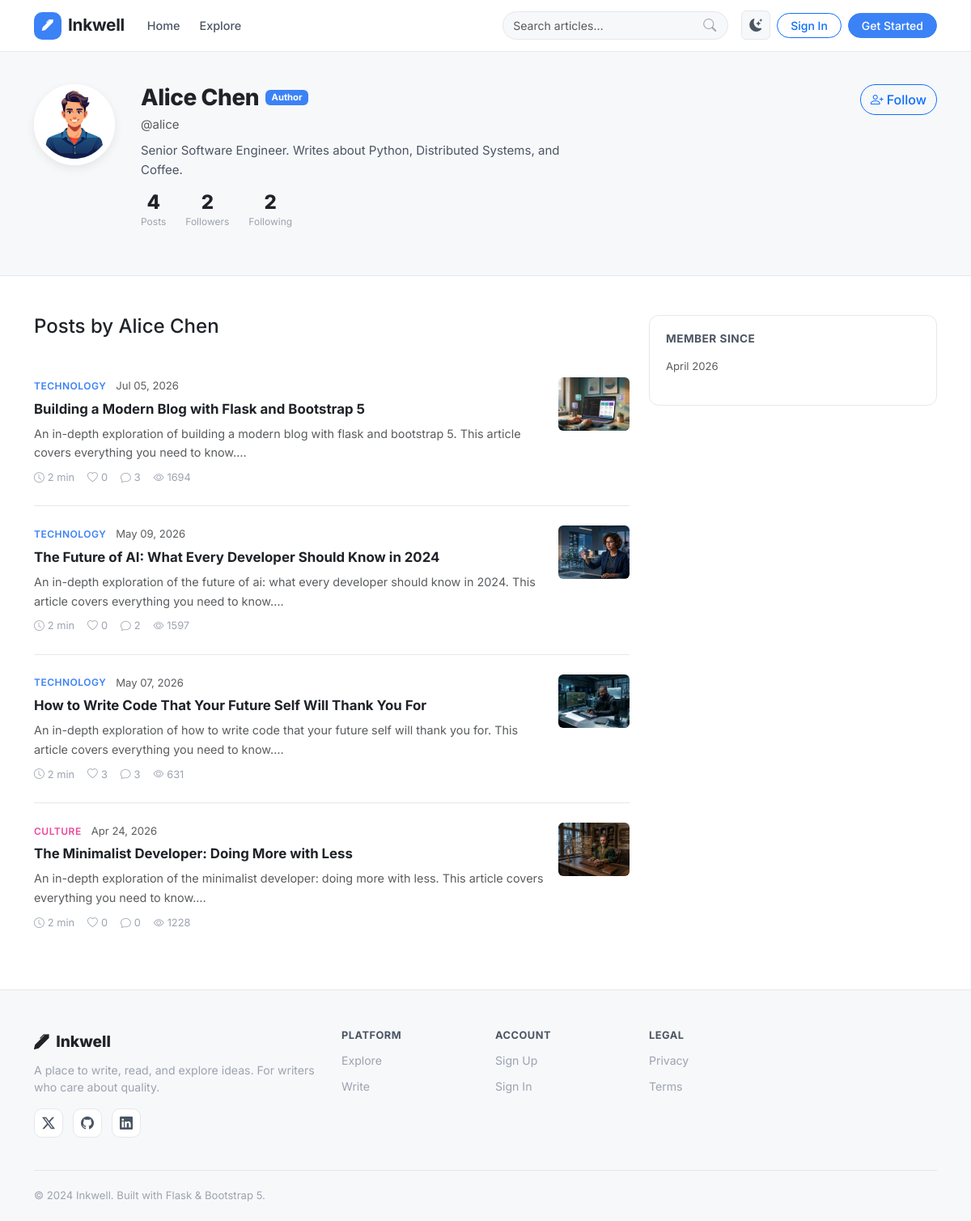
The page /users/alice on the database its author committed.
### app/models/user.py (models this page shows, shortened)
class User(db.Model):
    __tablename__ = "users"
    id = db.Column(db.Integer, primary_key=True)
    username = db.Column(db.String(64), unique=True, nullable=False, index=True)
    email = db.Column(db.String(120), unique=True, nullable=False, index=True)
    password_hash = db.Column(db.String(256), nullable=False)
    display_name = db.Column(db.String(100))
    bio = db.Column(db.Text)
    avatar_url = db.Column(db.String(255), default="default_avatar.png")
    website = db.Column(db.String(255))
    twitter = db.Column(db.String(100))
    github = db.Column(db.String(100))
    linkedin = db.Column(db.String(100))
    role = db.Column(db.String(20), default="user")  # user | author | admin
    is_active = db.Column(db.Boolean, default=True)
    is_email_verified = db.Column(db.Boolean, default=False)
    created_at = db.Column(db.DateTime, default=datetime.utcnow)
    updated_at = db.Column(db.DateTime, default=datetime.utcnow, onupdate=datetime.utcnow)
    last_seen = db.Column(db.DateTime)
    posts = db.relationship("Post", backref="author", lazy="dynamic", cascade="all, delete-orphan")
    comments = db.relationship("Comment", backref="author", lazy="dynamic", cascade="all, delete-orphan")
    likes = db.relationship("Like", backref="user", lazy="dynamic", cascade="all, delete-orphan")
    bookmarks = db.relationship("Bookmark", backref="user", lazy="dynamic", cascade="all, delete-orphan")
    notifications = db.relationship("Notification", backref="recipient", lazy="dynamic",
                                    foreign_keys="Notification.user_id", cascade="all, delete-orphan")
    followed = db.relationship(
        "User",
        secondary=followers_table,
        primaryjoin=(followers_table.c.follower_id == id),
        secondaryjoin=(followers_table.c.followed_id == id),
        backref=db.backref("followers", lazy="dynamic"),
        lazy="dynamic",
    )
    @property
    def follower_count(self) -> int:
        return self.followers.count()
    @property
    def following_count(self) -> int:
        return self.followed.count()
    @property
    def post_count(self) -> int:
        return self.posts.filter_by(status="published").count()

### app/models/post.py (models this page shows, shortened)
class Post(db.Model):
    __tablename__ = "posts"
    id = db.Column(db.Integer, primary_key=True)
    title = db.Column(db.String(255), nullable=False)
    slug = db.Column(db.String(300), unique=True, nullable=False, index=True)
    excerpt = db.Column(db.String(500))
    content = db.Column(db.Text, nullable=False)
    cover_image = db.Column(db.String(255))
    status = db.Column(db.String(20), default="draft")  # draft | published | flagged
    is_featured = db.Column(db.Boolean, default=False)
    view_count = db.Column(db.Integer, default=0)
    reading_time = db.Column(db.Integer, default=1)  # minutes
    author_id = db.Column(db.Integer, db.ForeignKey("users.id"), nullable=False)
    category_id = db.Column(db.Integer, db.ForeignKey("categories.id"))
    created_at = db.Column(db.DateTime, default=datetime.utcnow)
    updated_at = db.Column(db.DateTime, default=datetime.utcnow, onupdate=datetime.utcnow)
    published_at = db.Column(db.DateTime)
    comments = db.relationship("Comment", backref="post", lazy="dynamic",
                                cascade="all, delete-orphan")
    bookmarks = db.relationship("Bookmark", backref="post", lazy="dynamic",
                                 cascade="all, delete-orphan")
    tags = db.relationship("Tag", secondary=post_tags, backref=db.backref("posts", lazy="dynamic"))
    @property
    def like_count(self):
        from .like import Like
        return Like.query.filter_by(target_type="post", target_id=self.id).count()
    @property
    def comment_count(self):
        return self.comments.filter_by(parent_id=None).count()

### app/models/category.py (models this page shows, shortened)
class Category(db.Model):
    __tablename__ = "categories"
    id = db.Column(db.Integer, primary_key=True)
    name = db.Column(db.String(80), unique=True, nullable=False)
    slug = db.Column(db.String(100), unique=True, nullable=False)
    description = db.Column(db.String(255))
    color = db.Column(db.String(7), default="#3b82d4")
    icon = db.Column(db.String(50), default="bi-journal")
    posts = db.relationship("Post", backref="category", lazy="dynamic")

### app/blueprints/users/__init__.py (the view)
@users_bp.route("/<username>")
def profile(username):
    user = User.query.filter_by(username=username).first_or_404()
    current_user = get_current_user()
    page = request.args.get("page", 1, type=int)
    posts = user.posts.filter_by(status="published").order_by(Post.published_at.desc()).paginate(
        page=page, per_page=10, error_out=False
    )
    is_following = current_user.is_following(user) if current_user and current_user.id != user.id else False
    return render_template("users/profile.html", profile_user=user, posts=posts,
                           is_following=is_following, current_user=current_user)

### app/blueprints/users/__init__.py (called while the page is built)
def get_current_user():
    uid = session.get("user_id")
    return User.query.get(uid) if uid else None

### app/templates/users/profile.html (shortened to what this page needs)
{% extends "base.html" %}
{% block content %}
<div class="profile-header-bg">
  <div class="container">
    <div class="profile-header" data-aos="fade-up">
      <div class="profile-avatar-wrap">
        <img src="{{ url_for('static', filename=profile_user.avatar_url) }}" alt="{{ profile_user.username }}"
             class="profile-avatar rounded-circle" onerror="this.src='/static/images/default_avatar.png'">
      </div>
      <div class="profile-info">
        <div class="d-flex align-items-center flex-wrap gap-2 mb-1">
          <h1 class="profile-name mb-0">{{ profile_user.display_name or profile_user.username }}</h1>
          {% if profile_user.role == 'admin' %}
          <span class="badge bg-danger">Admin</span>
          {% elif profile_user.role == 'author' %}
          <span class="badge bg-primary">Author</span>
          {% endif %}
        </div>
        <p class="profile-username text-muted mb-2">@{{ profile_user.username }}</p>
        {% if profile_user.bio %}
        <p class="profile-bio mb-3">{{ profile_user.bio }}</p>
        {% endif %}
        <div class="profile-stats d-flex gap-4 mb-3">
          <div class="profile-stat">
            <span class="stat-num">{{ profile_user.post_count }}</span>
            <span class="stat-label">Posts</span>
          </div>
          <div class="profile-stat">
            <span class="stat-num">{{ profile_user.follower_count }}</span>
            <span class="stat-label">Followers</span>
          </div>
          <div class="profile-stat">
            <span class="stat-num">{{ profile_user.following_count }}</span>
            <span class="stat-label">Following</span>
          </div>
        </div>
      </div>
      <div class="profile-actions ms-auto d-flex flex-column gap-2">
        {% if current_user %}
          {% if current_user.id == profile_user.id %}
          <a href="{{ url_for('users.edit_profile') }}" class="btn btn-outline-secondary rounded-pill">
            <i class="bi bi-pencil me-1"></i>Edit Profile
          </a>
          {% else %}
          <form method="POST" action="{{ url_for('users.follow', username=profile_user.username) }}">
            <button type="submit" class="btn {% if is_following %}btn-primary{% else %}btn-outline-primary{% endif %} rounded-pill w-100">
              {% if is_following %}<i class="bi bi-person-check me-1"></i>Following{% else %}<i class="bi bi-person-plus me-1"></i>Follow{% endif %}
            </button>
          </form>
          {% endif %}
        {% else %}
        <a href="{{ url_for('auth.login') }}" class="btn btn-outline-primary rounded-pill">
          <i class="bi bi-person-plus me-1"></i>Follow
        </a>
        {% endif %}
      </div>
    </div>
  </div>
</div>
<div class="container py-5">
  <div class="row">
    <div class="col-lg-8">
      <h4 class="mb-4">
        {% if current_user and current_user.id == profile_user.id %}My Posts{% else %}Posts by {{ profile_user.display_name or profile_user.username }}{% endif %}
      </h4>
      {% if posts.items %}
      {% for post in posts.items %}
      <article class="post-list-item" data-aos="fade-up">
        <div class="row g-3 align-items-start">
          <div class="col">
            <div class="post-list-meta-top mb-1">
              {% if post.category %}
              <a href="{{ url_for('posts.index', category=post.category.slug) }}" class="post-category-badge" style="color: {{ post.category.color }}">{{ post.category.name }}</a>
              {% endif %}
              <span class="text-muted small">{{ post.published_at.strftime('%b %d, %Y') if post.published_at else 'Draft' }}</span>
            </div>
            <h5><a href="{{ url_for('posts.detail', slug=post.slug) }}" class="post-list-title">{{ post.title }}</a></h5>
            <p class="post-list-excerpt text-muted">{{ post.excerpt or (post.content|striptags)[:120] }}…</p>
            <div class="post-list-stats">
              <span><i class="bi bi-clock me-1"></i>{{ post.reading_time }} min</span>
              <span><i class="bi bi-heart me-1"></i>{{ post.like_count }}</span>
              <span><i class="bi bi-chat me-1"></i>{{ post.comment_count }}</span>
              <span><i class="bi bi-eye me-1"></i>{{ post.view_count }}</span>
            </div>
          </div>
          {% if post.cover_image %}
          <div class="col-auto">
            <img src="{{ url_for('static', filename=post.cover_image) }}" alt="{{ post.title }}"
                 class="post-list-thumb rounded-2" loading="lazy" onerror="this.style.display='none'">
          </div>
          {% endif %}
        </div>
      </article>
      {% endfor %}
      {% endif %}
    </div>
    <aside class="col-lg-4">
      <div class="sidebar-card" data-aos="fade-left">
        <h6 class="sidebar-card-title mb-3">Member since</h6>
        <p class="text-muted small">{{ profile_user.created_at.strftime('%B %Y') if profile_user.created_at else 'N/A' }}</p>
      </div>
    </aside>
  </div>
</div>
{% endblock %}

### app/static/css/main.css (style rules this page uses)
:root { --ink-bg: #ffffff; --ink-surface: #f7f8fa; --ink-surface-2: #f0f2f5; --ink-border: #e5e7eb; --ink-border-2: #d1d5db; --ink-text: #1f2328; --ink-text-secondary: #4b5563; --ink-muted: #9ca3af; --ink-primary: #3b82f6; --ink-primary-dark: #2563eb; --ink-primary-light: rgba(59,130,246,.1); --ink-accent: #7c3aed; --ink-danger: #ef4444; --ink-success: #10b981; --ink-warning: #f59e0b; --ink-shadow-sm: 0 1px 3px rgba(0,0,0,.06), 0 1px 2px rgba(0,0,0,.04); --ink-shadow: 0 4px 12px rgba(0,0,0,.08); --ink-shadow-lg: 0 10px 40px rgba(0,0,0,.12); --ink-radius: 12px; --ink-radius-sm: 8px; --ink-radius-xs: 6px; --ink-transition: 0.2s ease; --ink-font-body: 'Inter', -apple-system, 'Segoe UI', system-ui, sans-serif; --ink-font-reading: 'Merriweather', Georgia, serif; --navbar-h: 64px; }
*, *::before, *::after { box-sizing: border-box; }
html { scroll-behavior: smooth; }
body { font-family: var(--ink-font-body); font-size: 15px; line-height: 1.65; color: var(--ink-text); background: var(--ink-bg); -webkit-font-smoothing: antialiased; transition: background var(--ink-transition), color var(--ink-transition); }
a { color: var(--ink-primary); text-decoration: none; transition: color var(--ink-transition); }
img { max-width: 100%; height: auto; }
.post-category-badge { font-size: .75rem; font-weight: 600; text-transform: uppercase; letter-spacing: .5px; }
.sidebar-card { background: var(--ink-bg); border: 1px solid var(--ink-border); border-radius: var(--ink-radius); padding: 1.25rem; margin-bottom: 1.25rem; }
.sidebar-card-title { font-size: .85rem; font-weight: 700; text-transform: uppercase; letter-spacing: .5px; color: var(--ink-text-secondary); margin-bottom: .75rem; display: flex; align-items: center; }
.post-list-item { padding: 1.5rem 0; border-bottom: 1px solid var(--ink-border); }
.post-list-item:last-child { border-bottom: none; }
.post-list-title { color: var(--ink-text); font-weight: 700; font-size: 1.05rem; }
.post-list-excerpt { font-size: .9rem; margin: .35rem 0 .5rem; }
.post-list-stats { display: flex; gap: 1rem; font-size: .8rem; color: var(--ink-muted); }
.post-list-thumb { width: 88px; height: 66px; object-fit: cover; }
.post-list-meta-top { display: flex; align-items: center; gap: .75rem; margin-bottom: .25rem; }
.profile-header-bg { background: var(--ink-surface); border-bottom: 1px solid var(--ink-border); padding: 2.5rem 0; }
.profile-header { display: flex; align-items: flex-start; gap: 2rem; flex-wrap: wrap; }
.profile-avatar-wrap { position: relative; flex-shrink: 0; }
.profile-avatar { width: 100px; height: 100px; object-fit: cover; border: 4px solid var(--ink-bg); box-shadow: var(--ink-shadow); }
.profile-name { font-size: 1.75rem; font-weight: 800; letter-spacing: -.4px; }
.profile-bio { color: var(--ink-text-secondary); max-width: 520px; line-height: 1.6; }
.profile-stat { display: flex; flex-direction: column; align-items: center; }
.stat-num { font-size: 1.5rem; font-weight: 800; line-height: 1; }
.stat-label { font-size: .75rem; color: var(--ink-muted); margin-top: 2px; }
.btn { border-radius: var(--ink-radius-xs); font-weight: 500; transition: all var(--ink-transition); }
.bg-primary { background: var(--ink-primary) !important; }

### rows shown on the page
User: avatar_url (picture), display_name "Alice Chen", username "alice", bio "Senior Software Engineer. Writes about Python, Distributed Systems, and Coffee.", created_at "April 2026"
Post: category.name "TECHNOLOGY", published_at "Jul 05, 2026", title "Building a Modern Blog with Flask and Bootstrap 5", excerpt "An in-depth exploration of building a modern blog with flask and bootstrap 5. This article covers everything you need to know.", reading_time "2", like_count "0", comment_count "3", view_count "1694", cover_image (picture)
Post: category.name "TECHNOLOGY", published_at "May 09, 2026", title "The Future of AI: What Every Developer Should Know in 2024", excerpt "An in-depth exploration of the future of ai: what every developer should know in 2024. This article covers everything you need to know.", reading_time "2", like_count "0", comment_count "2", view_count "1597", cover_image (picture)
Post: category.name "TECHNOLOGY", published_at "May 07, 2026", title "How to Write Code That Your Future Self Will Thank You For", excerpt "An in-depth exploration of how to write code that your future self will thank you for. This article covers everything you need to know.", reading_time "2", like_count "3", comment_count "3", view_count "631", cover_image (picture)
Post: category.name "CULTURE", published_at "Apr 24, 2026", title "The Minimalist Developer: Doing More with Less", excerpt "An in-depth exploration of the minimalist developer: doing more with less. This article covers everything you need to know.", reading_time "2", like_count "0", comment_count "0", view_count "1228", cover_image (picture)

### other values the page prints
{{ profile_user.post_count }} "4"
{{ profile_user.follower_count }} "2"
{{ profile_user.following_count }} "2"
{{ 2024 }} "2024"
